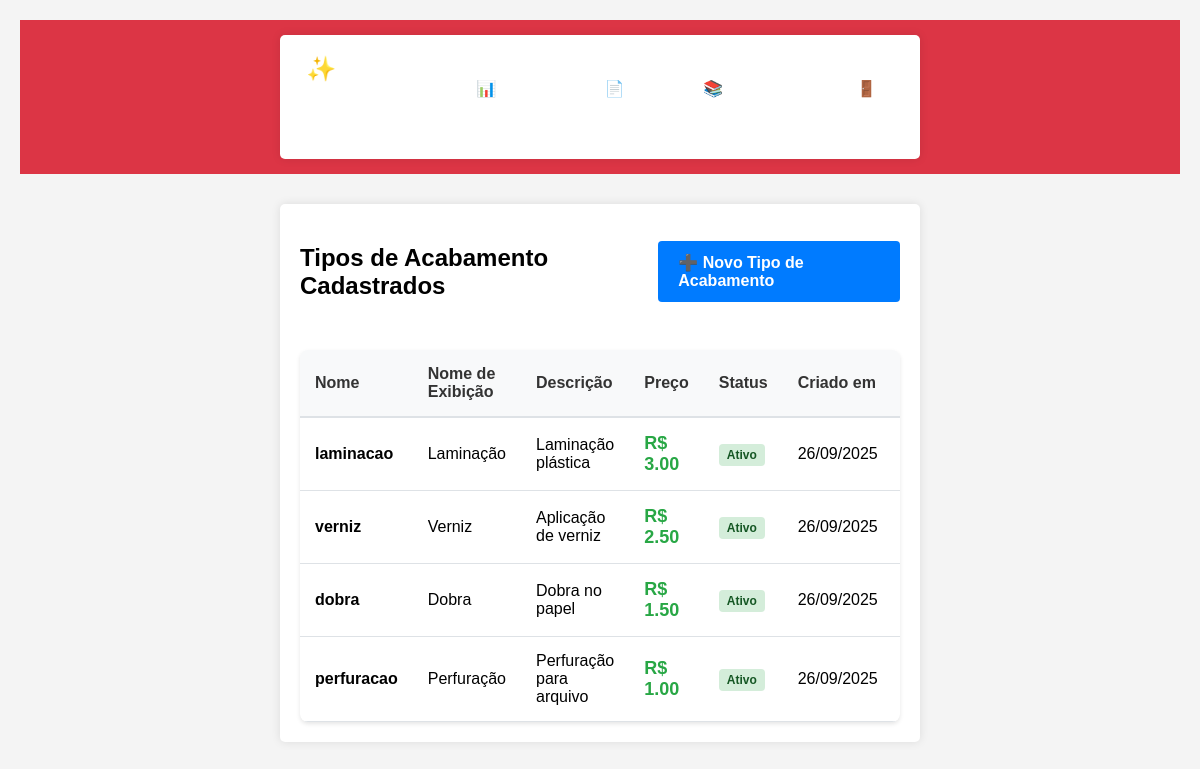
Screenshot of /admin/finishings (signed in) with the database file from the repository.
### app.py (models this page shows)
class FinishingType(db.Model):
    id = db.Column(db.Integer, primary_key=True)
    name = db.Column(db.String(50), unique=True, nullable=False)  # 'laminacao', 'verniz', etc.
    display_name = db.Column(db.String(100), nullable=False)      # 'Laminação', 'Verniz', etc.
    description = db.Column(db.String(200), nullable=True)
    price = db.Column(db.Float, nullable=False)  # preço do acabamento
    active = db.Column(db.Boolean, default=True, nullable=False)
    created_at = db.Column(db.DateTime, default=db.func.current_timestamp())

### app.py (the view)
@app.route('/admin/finishings')
@admin_required
def admin_finishings():
    finishings = FinishingType.query.all()
    return render_template('admin_finishings.html', finishings=finishings)

### app.py (called while the page is built)
def admin_required(f):
    @wraps(f)
    def decorated_function(*args, **kwargs):
        if 'admin_logged_in' not in session:
            flash('Acesso negado. Faça login como administrador.', 'error')
            return redirect(url_for('admin_login'))
        return f(*args, **kwargs)
    return decorated_function

### templates/admin_finishings.html (shortened to what this page needs)
<!DOCTYPE html>
<html lang="pt-BR">
<head>
    <link rel="stylesheet" href="{{ url_for('static', filename='style.css') }}">
</head>
<body>
    <div class="admin-header">
        <div class="container">
            <nav class="admin-nav">
                <h1>✨ Gerenciar Tipos de Acabamento</h1>
                <div class="nav-links">
                    <a href="{{ url_for('admin_dashboard') }}">📊 Dashboard</a>
                    <a href="{{ url_for('admin_papers') }}">📄 Papéis</a>
                    <a href="{{ url_for('admin_bindings') }}">📚 Encadernação</a>
                    <a href="{{ url_for('admin_logout') }}">🚪 Sair</a>
                </div>
            </nav>
        </div>
    </div>
    <div class="container">
        <div class="page-actions">
            <h2>Tipos de Acabamento Cadastrados</h2>
            <a href="{{ url_for('admin_finishings_create') }}" class="btn-primary">
                ➕ Novo Tipo de Acabamento
            </a>
        </div>
        {% if finishings %}
            <div class="finishings-table">
                <table>
                    <thead>
                        <tr>
                            <th>Nome</th>
                            <th>Nome de Exibição</th>
                            <th>Descrição</th>
                            <th>Preço</th>
                            <th>Status</th>
                            <th>Criado em</th>
                            <th>Ações</th>
                        </tr>
                    </thead>
                    <tbody>
                        {% for finishing in finishings %}
                            <tr>
                                <td><strong>{{ finishing.name }}</strong></td>
                                <td>{{ finishing.display_name }}</td>
                                <td>{{ finishing.description or '-' }}</td>
                                <td><span class="price-value">R$ {{ "%.2f"|format(finishing.price) }}</span></td>
                                <td>
                                    <span class="status-badge status-active">
                                        {{ 'Ativo' if finishing.active else 'Inativo' }}
                                    </span>
                                </td>
                                <td>{{ finishing.created_at.strftime('%d/%m/%Y') if finishing.created_at else '-' }}</td>
                                <td>
                                </td>
                            </tr>
                        {% endfor %}
                    </tbody>
                </table>
            </div>
        {% endif %}
    </div>
</body>
</html>

### static/style.css (style rules this page uses)
body { font-family: Arial, sans-serif; background-color: #f4f4f4; margin: 0; padding: 20px; }
.container { max-width: 600px; margin: auto; padding: 20px; background: white; border-radius: 5px; box-shadow: 0 0 10px rgba(0, 0, 0, 0.1); }
h1 { text-align: center; }

### templates/admin_finishings.html (style rules this page uses)
.admin-header { background: #dc3545; color: white; padding: 15px 0; margin-bottom: 30px; }
.admin-nav { display: flex; justify-content: space-between; align-items: center; }
.admin-nav h1 { margin: 0; font-size: 24px; }
.admin-nav .nav-links { display: flex; gap: 20px; }
.admin-nav a { color: white; text-decoration: none; padding: 8px 15px; border-radius: 4px; background: rgba(255,255,255,0.1); }
.page-actions { display: flex; justify-content: space-between; align-items: center; margin-bottom: 30px; }
.btn-primary { background: #007bff; color: white; padding: 12px 20px; border: none; border-radius: 4px; text-decoration: none; font-weight: bold; }
.finishings-table { background: white; border-radius: 8px; overflow: hidden; box-shadow: 0 2px 4px rgba(0,0,0,0.1); }
.finishings-table table { width: 100%; border-collapse: collapse; }
.finishings-table th { background: #f8f9fa; padding: 15px; text-align: left; font-weight: bold; color: #333; border-bottom: 2px solid #dee2e6; }
.finishings-table td { padding: 15px; border-bottom: 1px solid #dee2e6; }
.price-value { font-weight: bold; color: #28a745; font-size: 18px; }
.status-badge { padding: 4px 8px; border-radius: 4px; font-size: 12px; font-weight: bold; }
.status-active { background: #d4edda; color: #155724; }

### rows the page displays
FinishingType: name "laminacao", display_name "Laminação", description "Laminação plástica", price "3.00", active "Ativo", created_at "26/09/2025"
FinishingType: name "verniz", display_name "Verniz", description "Aplicação de verniz", price "2.50", active "Ativo", created_at "26/09/2025"
FinishingType: name "dobra", display_name "Dobra", description "Dobra no papel", price "1.50", active "Ativo", created_at "26/09/2025"
FinishingType: name "perfuracao", display_name "Perfuração", description "Perfuração para arquivo", price "1.00", active "Ativo", created_at "26/09/2025"
